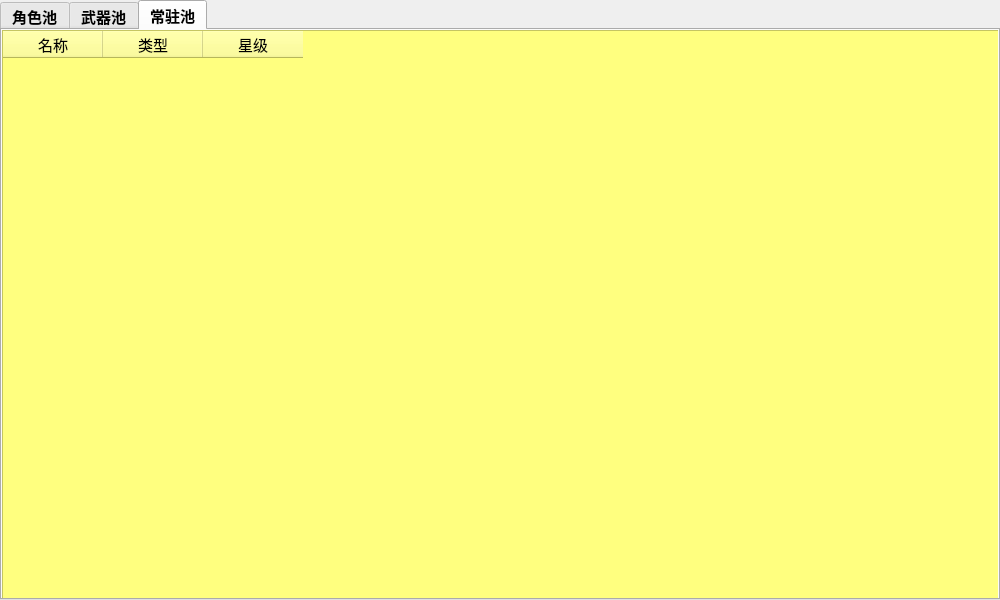
<?xml version="1.0" encoding="UTF-8"?>
<ui version="4.0">
 <class>cardpool</class>
 <widget class="QDialog" name="cardpool">
  <property name="geometry">
   <rect>
    <x>0</x>
    <y>0</y>
    <width>1000</width>
    <height>600</height>
   </rect>
  </property>
  <property name="windowTitle">
   <string>卡池</string>
  </property>
  <property name="windowIcon">
   <iconset resource="picture.qrc">
    <normaloff>:/image/theme.png</normaloff>:/image/theme.png</iconset>
  </property>
  <widget class="QTabWidget" name="tabWidget">
   <property name="geometry">
    <rect>
     <x>0</x>
     <y>0</y>
     <width>1000</width>
     <height>600</height>
    </rect>
   </property>
   <property name="font">
    <font>
     <pointsize>11</pointsize>
     <bold>true</bold>
    </font>
   </property>
   <property name="toolTip">
    <string>&lt;html&gt;&lt;head/&gt;&lt;body&gt;&lt;p&gt;&lt;br/&gt;&lt;/p&gt;&lt;/body&gt;&lt;/html&gt;</string>
   </property>
   <property name="currentIndex">
    <number>2</number>
   </property>
   <property name="tabBarAutoHide">
    <bool>false</bool>
   </property>
   <widget class="QWidget" name="role">
    <property name="toolTip">
     <string>&lt;html&gt;&lt;head/&gt;&lt;body&gt;&lt;p&gt;&lt;br/&gt;&lt;/p&gt;&lt;/body&gt;&lt;/html&gt;</string>
    </property>
    <attribute name="title">
     <string>角色池</string>
    </attribute>
    <widget class="QTableWidget" name="role_table">
     <property name="geometry">
      <rect>
       <x>0</x>
       <y>1</y>
       <width>1001</width>
       <height>571</height>
      </rect>
     </property>
     <property name="font">
      <font>
       <pointsize>11</pointsize>
      </font>
     </property>
     <property name="styleSheet">
      <string notr="true">background-color: rgb(255, 255, 127);</string>
     </property>
     <property name="editTriggers">
      <set>QAbstractItemView::NoEditTriggers</set>
     </property>
     <property name="selectionMode">
      <enum>QAbstractItemView::NoSelection</enum>
     </property>
     <property name="selectionBehavior">
      <enum>QAbstractItemView::SelectRows</enum>
     </property>
     <attribute name="verticalHeaderVisible">
      <bool>false</bool>
     </attribute>
     <column>
      <property name="text">
       <string>名称</string>
      </property>
     </column>
     <column>
      <property name="text">
       <string>类型</string>
      </property>
     </column>
     <column>
      <property name="text">
       <string>星级</string>
      </property>
     </column>
    </widget>
   </widget>
   <widget class="QWidget" name="weapon">
    <attribute name="title">
     <string>武器池</string>
    </attribute>
    <widget class="QTableWidget" name="weapon_table">
     <property name="geometry">
      <rect>
       <x>0</x>
       <y>0</y>
       <width>1001</width>
       <height>571</height>
      </rect>
     </property>
     <property name="font">
      <font>
       <pointsize>11</pointsize>
      </font>
     </property>
     <property name="styleSheet">
      <string notr="true">background-color: rgb(255, 255, 127);</string>
     </property>
     <property name="editTriggers">
      <set>QAbstractItemView::NoEditTriggers</set>
     </property>
     <property name="selectionMode">
      <enum>QAbstractItemView::NoSelection</enum>
     </property>
     <property name="selectionBehavior">
      <enum>QAbstractItemView::SelectRows</enum>
     </property>
     <attribute name="verticalHeaderVisible">
      <bool>false</bool>
     </attribute>
     <column>
      <property name="text">
       <string>名称</string>
      </property>
     </column>
     <column>
      <property name="text">
       <string>类型</string>
      </property>
     </column>
     <column>
      <property name="text">
       <string>星级</string>
      </property>
     </column>
    </widget>
   </widget>
   <widget class="QWidget" name="normal">
    <attribute name="title">
     <string>常驻池</string>
    </attribute>
    <widget class="QTableWidget" name="normal_table">
     <property name="geometry">
      <rect>
       <x>0</x>
       <y>0</y>
       <width>1001</width>
       <height>571</height>
      </rect>
     </property>
     <property name="font">
      <font>
       <pointsize>11</pointsize>
      </font>
     </property>
     <property name="styleSheet">
      <string notr="true">background-color: rgb(255, 255, 127);</string>
     </property>
     <property name="editTriggers">
      <set>QAbstractItemView::NoEditTriggers</set>
     </property>
     <property name="selectionMode">
      <enum>QAbstractItemView::NoSelection</enum>
     </property>
     <property name="selectionBehavior">
      <enum>QAbstractItemView::SelectRows</enum>
     </property>
     <attribute name="verticalHeaderVisible">
      <bool>false</bool>
     </attribute>
     <column>
      <property name="text">
       <string>名称</string>
      </property>
     </column>
     <column>
      <property name="text">
       <string>类型</string>
      </property>
     </column>
     <column>
      <property name="text">
       <string>星级</string>
      </property>
     </column>
    </widget>
   </widget>
  </widget>
 </widget>
 <resources>
  <include location="picture.qrc"/>
 </resources>
 <connections/>
</ui>
